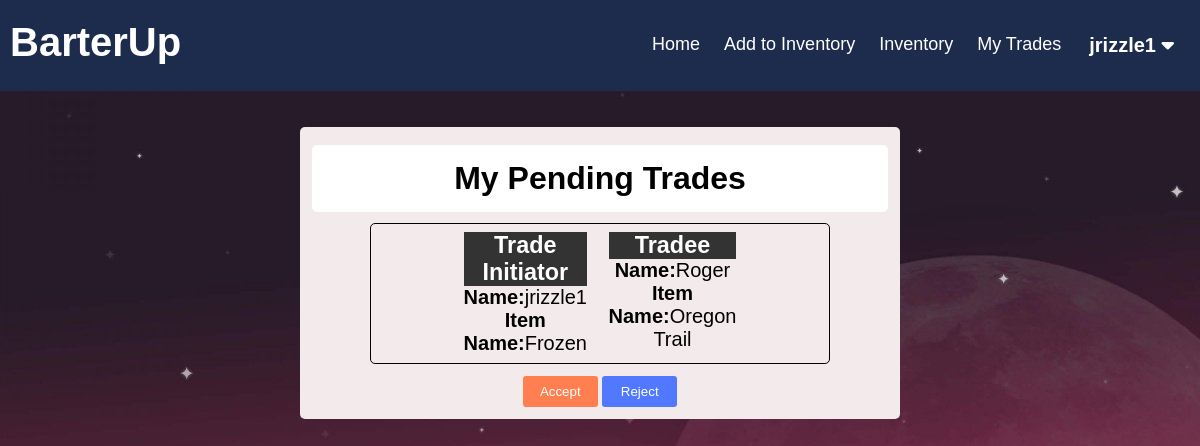
/BarterUp/myTrades.php (signed in), run on the app's committed database.
### tables this page shows
CREATE TABLE `user` (
  `user_id` bigint(20) UNSIGNED NOT NULL,
  `username` varchar(45) NOT NULL,
  `password` varchar(45) NOT NULL
);

CREATE TABLE `trades` (
  `trade_id` smallint(5) UNSIGNED NOT NULL,
  `item_id_initiator` smallint(5) UNSIGNED NOT NULL,
  `item_id_tradee` smallint(5) UNSIGNED DEFAULT NULL,
  `user_id_initiator` bigint(20) UNSIGNED NOT NULL,
  `user_id_tradee` bigint(20) UNSIGNED DEFAULT NULL
);

CREATE TABLE `item` (
  `item_id` smallint(5) UNSIGNED NOT NULL,
  `user_id` bigint(20) UNSIGNED NOT NULL,
  `category_id` bigint(20) UNSIGNED NOT NULL,
  `description` tinytext DEFAULT NULL,
  `item_condition` varchar(45) DEFAULT NULL,
  `item_name` varchar(45) NOT NULL
);

### BarterUp/functions.php (called while the page is built, shortened)
<?php
function check_login($con)
{
	if (isset($_SESSION['user_id'])) {
		$id = $_SESSION['user_id'];
		$query = "select * from user where user_id = '$id' limit 1";
		$result = mysqli_query($con, $query);
		if ($result && mysqli_num_rows($result) > 0) {
			$user_data = mysqli_fetch_assoc($result);
			return $user_data;
		}
	}
	die;
}

### BarterUp/myTrades.php (the view, shortened to what this page needs)
<?php
include("config.php");
include("functions.php");
$user_data = check_login($con);
?>
<!DOCTYPE html>
<html lang="en">
<head>
    <link rel="stylesheet" href="./myTrades.css?v=<?php echo time(); ?>">
</head>
<body>
    <?php include("./header.php"); ?>
    <div class="wrapper">
    <div class="page_name">
        <h1>My Pending Trades</h1>
    </div>
        <?php
        $query = "select * from trades";
        $result = mysqli_query($con, $query);
        if ($result && mysqli_num_rows($result) > 0) {
            while ($row = mysqli_fetch_assoc($result)) {
                if($row['user_id_initiator'] == $_SESSION['user_id'] || $row['user_id_tradee'] == $_SESSION['user_id']){
                    $query1 = "select user.user_id as initiatorId, user.username as initiator, item.item_name as initiator_item
                    FROM trades, user, item
                    where user.user_id =" . $row['user_id_initiator'] . "
                    and item.item_id = " . $row['item_id_initiator'] . "";
                    $result1 = mysqli_query($con, $query1);
                    if ($result1 && mysqli_num_rows($result1) > 0) {
                        $row1 = mysqli_fetch_assoc($result1);
                        echo '
                        <ul class="list-view">
                            <li class="trader">
                                <h3 class="title">Trade Initiator</h3>
                                <p class="initiator-name"><b>Name:</b>' . $row1['initiator'] . '</p>
                                <p class="initiator-item"><b>Item Name:</b>' . $row1['initiator_item'] . '</p>
                            </li>';
                    }
                    $query2 = "select user.user_id as tradeeId, user.username as tradee, item.item_name as tradee_item
                    FROM trades, user, item
                    where user.user_id =" . $row['user_id_tradee'] . "
                    and item.item_id = " . $row['item_id_tradee'] . "";
                    $result2 = mysqli_query($con, $query2);
                    if ($result2 && mysqli_num_rows($result2) > 0) {
                        $row2 = mysqli_fetch_assoc($result2);
                        echo '
                            <li class="tradee">
                                <h3 class="title">Tradee</h3>
                                <p class="tradee-name"><b>Name:</b>'.$row2['tradee'].'</p>
                                <p class="tradee-item"><b>Item Name:</b>'.$row2['tradee_item'].'</p>
                            </li>
                        </ul>';
                        if($row['user_id_initiator'] == $_SESSION['user_id'])    {
                        echo '
                        <form method="post" action="">
                            <input class="accept-button" type="submit" name="trade_accept_'.$row['trade_id'].'" class="btn btn-primary" value="Accept">
                            <input class="reject-button" type="submit" name="trade_reject_'.$row['trade_id'].'" class="btn btn-primary" value="Reject">
                        </form>';
                    }
                    }
                }
            }
        }
        ?>
    </div>
</body>
</html>

### BarterUp/header.php (shortened to what this page needs)
<!DOCTYPE html>
<html lang="en">
<head>
  <link rel="stylesheet" href="./header.css?v=<?php echo time(); ?>">
</head>
<body>
  <div class="header-right">
    <div class="header">
      <p>BarterUp</p>
    </div>
    <div class="user-drop">
      <button class="user-dropbtn"><?php echo $user_data['username']; ?>
        <i class="fas fa-caret-down"></i>
      </button>
    </div>
    <a href="./myTrades.php">My Trades</a>
    <a href='./inventory.php'>Inventory</a>
    <a href='./addInventory.php'>Add to Inventory</a>
    <a href="./currentTrades.php">Home</a>
  </div>
</body>
</html>

### BarterUp/myTrades.css (style rules this page uses)
* { font-family: 'Montserrat', sans-serif; list-style: none; margin: 0; padding: 0; box-sizing: border-box; }
body { background: #ebecf1; }
h1 { text-align: center; }
.wrapper { background: rgb(243, 235, 235); width: 50%; text-align: center; margin: 3% auto 3% auto; padding: 1%; border-radius: 5px; }
.page_name { width: 100%; margin: 1% auto 0 auto; background: #fff; padding: 15px; border-radius: 5px; position: relative; }
.list-view { font-size: 20px; width: 80%; margin: 2% auto 2% auto; border: 1px solid black; border-radius: 5px; }
.list-view li { display: inline-table; width: 30%; }
.list-view .title { background-color: #333; color: white; }
.list-view .trader, .list-view .tradee { padding: 8px; }
.accept-button { width: 75px; background: #FF7F50; color: #fff; border: none; border-radius: 3px; padding: 8px 5px; text-align: center; font-weight: 200; cursor: pointer; }
.reject-button { width: 75px; background: #5079ff; color: #fff; border: none; border-radius: 3px; padding: 8px 5px; text-align: center; font-weight: 200; cursor: pointer; }

### BarterUp/header.css (style rules this page uses)
body { background-image: url("newshit.jpg"); }
.header-right { overflow: hidden; background-color: #1d2c4d; padding: 20px 10px; }
.header-right a { float: right; color: white; text-align: center; padding: 12px; text-decoration: none; font-size: 18px; line-height: 25px; border-radius: 4px; }
.user-drop { float: right; overflow: hidden; }
.user-drop .user-dropbtn { font-size: 20px; font-weight: 600; border: none; outline: none; color: white; padding: 14px 16px; background-color: inherit; font-family: inherit; margin: 0; }
.header { float: left; color: white; font-size: 40px; font-weight: 600; }

### data on the page
user: username "jrizzle1"
trades: user_id_initiator.username "jrizzle1", item_id_initiator.item_name "Frozen", user_id_tradee.username "Roger", item_id_tradee.item_name "Oregon Trail"
